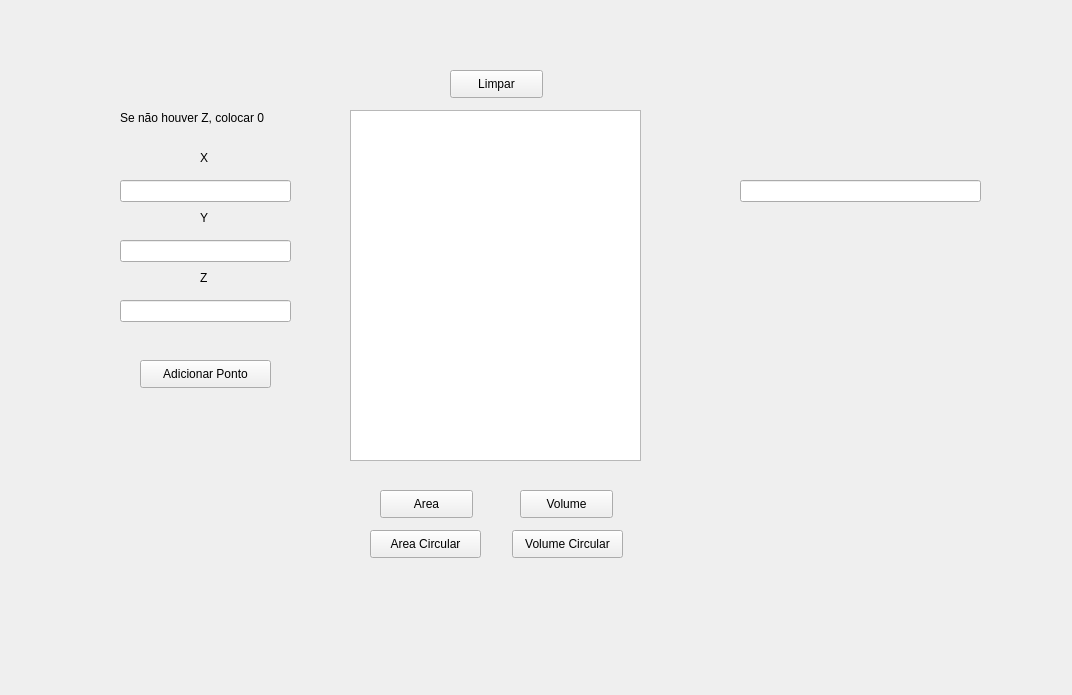
<?xml version="1.0" encoding="UTF-8"?>
<ui version="4.0">
 <class>Form</class>
 <widget class="QWidget" name="Form">
  <property name="geometry">
   <rect>
    <x>0</x>
    <y>0</y>
    <width>1072</width>
    <height>695</height>
   </rect>
  </property>
  <property name="windowTitle">
   <string>Form</string>
  </property>
  <widget class="QLabel" name="label">
   <property name="geometry">
    <rect>
     <x>200</x>
     <y>150</y>
     <width>55</width>
     <height>16</height>
    </rect>
   </property>
   <property name="text">
    <string>X</string>
   </property>
  </widget>
  <widget class="QLabel" name="label_2">
   <property name="geometry">
    <rect>
     <x>200</x>
     <y>210</y>
     <width>55</width>
     <height>16</height>
    </rect>
   </property>
   <property name="text">
    <string>Y</string>
   </property>
  </widget>
  <widget class="QLabel" name="label_3">
   <property name="geometry">
    <rect>
     <x>200</x>
     <y>270</y>
     <width>55</width>
     <height>16</height>
    </rect>
   </property>
   <property name="text">
    <string>Z</string>
   </property>
  </widget>
  <widget class="QLineEdit" name="x">
   <property name="geometry">
    <rect>
     <x>120</x>
     <y>180</y>
     <width>171</width>
     <height>22</height>
    </rect>
   </property>
   <property name="text">
    <string/>
   </property>
  </widget>
  <widget class="QLineEdit" name="y">
   <property name="geometry">
    <rect>
     <x>120</x>
     <y>240</y>
     <width>171</width>
     <height>22</height>
    </rect>
   </property>
  </widget>
  <widget class="QLineEdit" name="z">
   <property name="geometry">
    <rect>
     <x>120</x>
     <y>300</y>
     <width>171</width>
     <height>22</height>
    </rect>
   </property>
  </widget>
  <widget class="QPushButton" name="adicionar">
   <property name="geometry">
    <rect>
     <x>140</x>
     <y>360</y>
     <width>131</width>
     <height>28</height>
    </rect>
   </property>
   <property name="text">
    <string>Adicionar Ponto</string>
   </property>
  </widget>
  <widget class="QPushButton" name="area">
   <property name="geometry">
    <rect>
     <x>380</x>
     <y>490</y>
     <width>93</width>
     <height>28</height>
    </rect>
   </property>
   <property name="text">
    <string>Area</string>
   </property>
  </widget>
  <widget class="QPushButton" name="volume">
   <property name="geometry">
    <rect>
     <x>520</x>
     <y>490</y>
     <width>93</width>
     <height>28</height>
    </rect>
   </property>
   <property name="text">
    <string>Volume</string>
   </property>
  </widget>
  <widget class="QLineEdit" name="result">
   <property name="geometry">
    <rect>
     <x>740</x>
     <y>180</y>
     <width>241</width>
     <height>22</height>
    </rect>
   </property>
   <property name="text">
    <string/>
   </property>
  </widget>
  <widget class="QLabel" name="image">
   <property name="geometry">
    <rect>
     <x>740</x>
     <y>230</y>
     <width>241</width>
     <height>221</height>
    </rect>
   </property>
   <property name="text">
    <string/>
   </property>
  </widget>
  <widget class="QPlainTextEdit" name="quadro">
   <property name="geometry">
    <rect>
     <x>350</x>
     <y>110</y>
     <width>291</width>
     <height>351</height>
    </rect>
   </property>
  </widget>
  <widget class="QLabel" name="label_4">
   <property name="geometry">
    <rect>
     <x>120</x>
     <y>110</y>
     <width>161</width>
     <height>16</height>
    </rect>
   </property>
   <property name="text">
    <string>Se não houver Z, colocar 0</string>
   </property>
  </widget>
  <widget class="QPushButton" name="limpar">
   <property name="geometry">
    <rect>
     <x>450</x>
     <y>70</y>
     <width>93</width>
     <height>28</height>
    </rect>
   </property>
   <property name="text">
    <string>Limpar</string>
   </property>
  </widget>
  <widget class="QPushButton" name="area_curl">
   <property name="geometry">
    <rect>
     <x>370</x>
     <y>530</y>
     <width>111</width>
     <height>28</height>
    </rect>
   </property>
   <property name="text">
    <string>Area Circular</string>
   </property>
  </widget>
  <widget class="QPushButton" name="volume_curl">
   <property name="geometry">
    <rect>
     <x>512</x>
     <y>530</y>
     <width>111</width>
     <height>28</height>
    </rect>
   </property>
   <property name="text">
    <string>Volume Circular</string>
   </property>
  </widget>
 </widget>
 <resources/>
 <connections/>
</ui>
